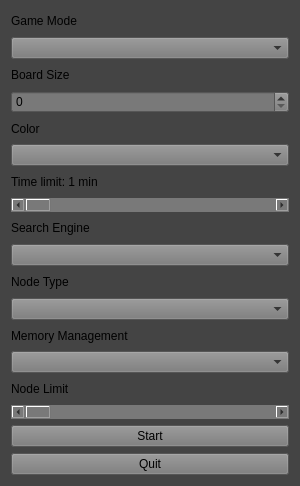
<?xml version="1.0" encoding="UTF-8"?>
<ui version="4.0">
 <class>MainWindow</class>
 <widget class="QMainWindow" name="MainWindow">
  <property name="geometry">
   <rect>
    <x>0</x>
    <y>0</y>
    <width>300</width>
    <height>486</height>
   </rect>
  </property>
  <property name="sizePolicy">
   <sizepolicy hsizetype="Fixed" vsizetype="Fixed">
    <horstretch>0</horstretch>
    <verstretch>0</verstretch>
   </sizepolicy>
  </property>
  <property name="maximumSize">
   <size>
    <width>300</width>
    <height>486</height>
   </size>
  </property>
  <property name="windowTitle">
   <string>MainWindow</string>
  </property>
  <property name="styleSheet">
   <string notr="true">QMainWindow{
	background-color: #444444;
}</string>
  </property>
  <widget class="QWidget" name="centralWidget">
   <property name="styleSheet">
    <string notr="true"/>
   </property>
   <layout class="QGridLayout" name="gridLayout">
    <item row="0" column="0">
     <layout class="QVBoxLayout" name="verticalLayout">
      <item>
       <widget class="QLabel" name="modeLabel">
        <property name="text">
         <string>Game Mode</string>
        </property>
       </widget>
      </item>
      <item>
       <widget class="QComboBox" name="modeComboBox">
        <property name="styleSheet">
         <string notr="true">background-color: rgb(121, 121, 121);
selection-background-color: rgb(32, 105, 224);
</string>
        </property>
       </widget>
      </item>
      <item>
       <widget class="QLabel" name="boardLabel">
        <property name="text">
         <string>Board Size</string>
        </property>
       </widget>
      </item>
      <item>
       <widget class="QSpinBox" name="boardSizeSpinBox">
        <property name="styleSheet">
         <string notr="true">QSpinBox{
	background-color: #797979;
}</string>
        </property>
       </widget>
      </item>
      <item>
       <widget class="QLabel" name="colorLabel">
        <property name="text">
         <string>Color</string>
        </property>
       </widget>
      </item>
      <item>
       <widget class="QComboBox" name="colorComboBox">
        <property name="styleSheet">
         <string notr="true">background-color: rgb(121, 121, 121);
selection-background-color: rgb(32, 105, 224);
</string>
        </property>
       </widget>
      </item>
      <item>
       <widget class="QLabel" name="timeLabel">
        <property name="text">
         <string>Time limit: 1 min</string>
        </property>
       </widget>
      </item>
      <item>
       <widget class="QScrollBar" name="timeSlider">
        <property name="styleSheet">
         <string notr="true">background-color: rgb(121, 121, 121);
selection-color: rgb(32, 105, 224);</string>
        </property>
        <property name="orientation">
         <enum>Qt::Horizontal</enum>
        </property>
       </widget>
      </item>
      <item>
       <widget class="QLabel" name="engineLabel">
        <property name="text">
         <string>Search Engine</string>
        </property>
       </widget>
      </item>
      <item>
       <widget class="QComboBox" name="engineComboBox">
        <property name="styleSheet">
         <string notr="true">background-color: rgb(121, 121, 121);
selection-color: rgb(32, 105, 224);</string>
        </property>
       </widget>
      </item>
      <item>
       <widget class="QLabel" name="nodeLabel">
        <property name="text">
         <string>Node Type</string>
        </property>
       </widget>
      </item>
      <item>
       <widget class="QComboBox" name="nodeComboBox">
        <property name="styleSheet">
         <string notr="true">background-color: rgb(121, 121, 121);
selection-color: rgb(32, 105, 224);</string>
        </property>
       </widget>
      </item>
      <item>
       <widget class="QLabel" name="memoryLabel">
        <property name="text">
         <string>Memory Management</string>
        </property>
       </widget>
      </item>
      <item>
       <widget class="QComboBox" name="memoryComboBox">
        <property name="maximumSize">
         <size>
          <width>16777215</width>
          <height>16777215</height>
         </size>
        </property>
        <property name="styleSheet">
         <string notr="true">background-color: rgb(121, 121, 121);
selection-color: rgb(32, 105, 224);</string>
        </property>
       </widget>
      </item>
      <item>
       <widget class="QLabel" name="nodeLimitLabel">
        <property name="text">
         <string>Node Limit</string>
        </property>
       </widget>
      </item>
      <item>
       <widget class="QScrollBar" name="nodeLimitSlider">
        <property name="styleSheet">
         <string notr="true">background-color: rgb(121, 121, 121);
selection-color: rgb(32, 105, 224);</string>
        </property>
        <property name="orientation">
         <enum>Qt::Horizontal</enum>
        </property>
       </widget>
      </item>
      <item>
       <widget class="QPushButton" name="startButton">
        <property name="styleSheet">
         <string notr="true">QPushButton{
	background-color: #797979;
}

QPushButton:pressed{
	background-color: #2069e0 ;
}</string>
        </property>
        <property name="text">
         <string>Start</string>
        </property>
       </widget>
      </item>
      <item>
       <widget class="QPushButton" name="quitButton">
        <property name="styleSheet">
         <string notr="true">QPushButton{
	background-color: #797979;
}

QPushButton:pressed{
	background-color: #2069e0 ;
}</string>
        </property>
        <property name="text">
         <string>Quit</string>
        </property>
       </widget>
      </item>
     </layout>
    </item>
   </layout>
  </widget>
 </widget>
 <layoutdefault spacing="6" margin="11"/>
 <resources/>
 <connections/>
</ui>
